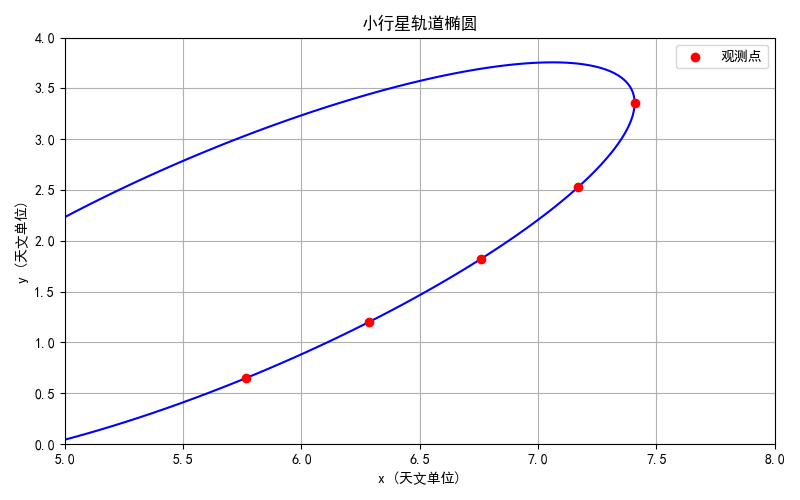

Write the Python code that produced this figure.
import numpy as np
import matplotlib.pyplot as plt

plt.rcParams['font.sans-serif'] = ['SimHei']
plt.rcParams['axes.unicode_minus'] = False

x = np.array([5.764, 6.286, 6.759, 7.168, 7.408])
y = np.array([0.648, 1.202, 1.823, 2.526, 3.360])

# 构造设计矩阵 A，右端向量 b = -1
A = np.column_stack([x**2, x*y, y**2, x, y])
b = -np.ones_like(x)

# 最小二乘求解
coef, *_ = np.linalg.lstsq(A, b, rcond=None)
a1, a2, a3, a4, a5 = coef
print("椭圆系数：")
print(f"a1={a1:.6f}, a2={a2:.6f}, a3={a3:.6f}, a4={a4:.6f}, a5={a5:.6f}")

# 画轨道曲线
X, Y = np.meshgrid(np.linspace(5, 8, 400), np.linspace(0, 4, 400))
F = a1*X**2 + a2*X*Y + a3*Y**2 + a4*X + a5*Y + 1

plt.figure(figsize=(8, 5))
plt.contour(X, Y, F, levels=[0], colors='b')
plt.scatter(x, y, color='red', zorder=5, label='观测点')
plt.xlabel('x (天文单位)'); plt.ylabel('y (天文单位)')
plt.title('小行星轨道椭圆')
plt.legend(); plt.grid(True)
plt.tight_layout(); plt.show()
